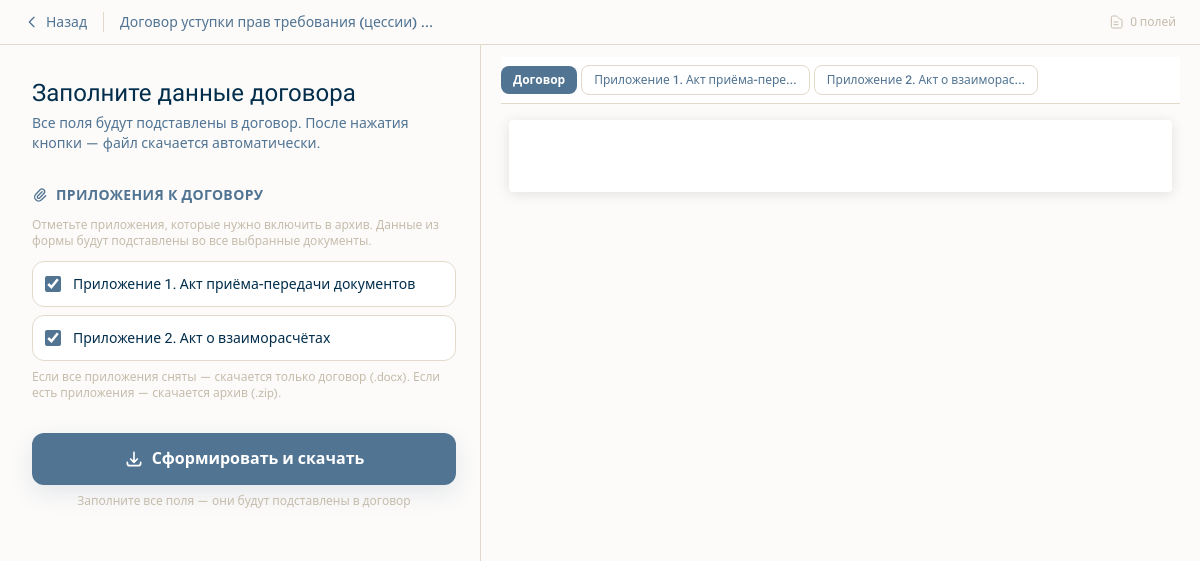
Screenshot of /document-types/10/fill/ (signed in) with the database file from the repository.
### catalog/models.py (models this page shows, shortened)
class DocumentType(models.Model):
    domain = models.ForeignKey(
        LegalDomain, on_delete=models.CASCADE, related_name="document_types"
    )
    name = models.CharField(max_length=180)
    slug = models.SlugField(max_length=200)
    short_description = models.CharField(max_length=255, blank=True)
    keywords = models.CharField(max_length=255, blank=True)
    is_active = models.BooleanField(default=True)
    sort_order = models.PositiveIntegerField(default=0)
    class Meta:
        ordering = ["sort_order", "name"]
        unique_together = [("domain", "slug")]

class TemplateAttachment(models.Model):
    template_version = models.ForeignKey(
        TemplateVersion,
        on_delete=models.CASCADE,
        related_name='attachments',
    )
    title = models.CharField(max_length=255, verbose_name='Название приложения')
    docx_file = models.FileField(
        upload_to='templates/docx/attachments/',
        verbose_name='Файл приложения (.docx)',
    )
    sort_order = models.PositiveSmallIntegerField(default=0, verbose_name='Порядок')
    class Meta:
        ordering = ['sort_order', 'title']
        verbose_name = 'Приложение к шаблону'
        verbose_name_plural = 'Приложения к шаблонам'

### core/views.py (the view, shortened to what this page needs)
@login_required
def fill_docx_form(request, document_type_id):
    import zipfile
    from docxtpl import DocxTemplate
    from .variables import group_variables
    from catalog.models import TemplateAttachment
    document_type = get_object_or_404(DocumentType, id=document_type_id, is_active=True)
    template_version = (
        TemplateVersion.objects.filter(
            template__document_type=document_type,
            template__is_active=True,
            is_published=True,
        )
        .order_by("-version_number")
        .first()
    )
    if template_version is None or not template_version.docx_file:
        raise Http404("Размеченный шаблон не найден")
    docx_path = template_version.docx_file.path
    attachments = list(template_version.attachments.all())
    variables = _extract_docx_variables(docx_path)
    main_vars_set = set(variables)
    var_to_att: dict[str, int] = {}
    vars_set = set(variables)
    for att in attachments:
        try:
            for v in _extract_docx_variables(att.docx_file.path):
                if v not in vars_set:
                    variables.append(v)
                    vars_set.add(v)
                    var_to_att[v] = att.id  # эксклюзивная переменная приложения
        except Exception:
            pass
    text_blocks = _extract_docx_text_blocks(docx_path)
    var_order: list[str] = []
    _seen: set[str] = set()
    for _block in text_blocks:
        for _kind, _content in _block['segments']:
            if _kind == "var" and _content not in _seen:
                var_order.append(_content)
                _seen.add(_content)
    attachment_previews = []
    for att in attachments:
        try:
            att_blocks = _extract_docx_text_blocks(att.docx_file.path)
        except Exception:
            att_blocks = []
        attachment_previews.append({"attachment": att, "blocks": att_blocks})
    field_groups = group_variables(variables, request.POST, var_order=var_order)
    for _sec, _fields in field_groups:
        for _field in _fields:
            _field['att_id'] = var_to_att.get(_field['name'])  # None = поле основного договора
    return render(request, "core/fill_docx_form.html", {
        "document_type": document_type,
        "field_groups": field_groups,
        "total_fields": len(variables),
        "text_blocks": text_blocks,
        "attachments": attachments,
        "attachment_previews": attachment_previews,
    })

### core/variables.py (called while the page is built, shortened)
def group_variables(
    variables: list[str],
    post_data: dict | None = None,
    var_order: list[str] | None = None,
) -> list[tuple[str, list[dict]]]:
    post_data = post_data or {}
    sections: dict[str, list[dict]] = {k: [] for k in _SECTION_ORDER}
    if var_order:
        order_index = {v: i for i, v in enumerate(var_order)}
        for fields in sections.values():
            fields.sort(key=lambda f: order_index.get(f["name"], 9999))
    return [(name, fields) for name, fields in sections.items() if fields]

### core/views.py (called while the page is built, shortened)
def _extract_docx_variables(path: str) -> list[str]:
    import re
    doc = Document(path)
    all_text = " ".join(p.text for p in doc.paragraphs)
    for table in doc.tables:
        for row in table.rows:
            for cell in row.cells:
                all_text += " ".join(p.text for p in cell.paragraphs)
    for section in doc.sections:
        try:
            all_text += " ".join(p.text for p in section.header.paragraphs)
            all_text += " ".join(p.text for p in section.footer.paragraphs)
        except Exception:
            pass
    return sorted(set(re.findall(r"\{\{\s*(\w+)\s*\}\}", all_text)))

def _extract_docx_text_blocks(path: str):
    import re as _re
    from docx.text.paragraph import Paragraph as _DocxPara
    from docx.table import Table as _DocxTable
    from docx.enum.text import WD_ALIGN_PARAGRAPH
    SEGMENT_RE = _re.compile(r'\{\{\s*(\w+)\s*\}\}|«_+»|_{2,}')
    def parse_segments(text):
        segs, last = [], 0
        for m in SEGMENT_RE.finditer(text):
            if m.start() > last:
                segs.append(('text', text[last:m.start()]))
            g = m.group()
            if g.startswith('{{'):
                segs.append(('var', m.group(1)))
            else:
                segs.append(('blank', g))
            last = m.end()
        if last < len(text):
            segs.append(('text', text[last:]))
        return segs or [('text', '')]
    doc = Document(path)
    blocks = []
    return blocks

### templates/core/fill_docx_form.html (shortened to what this page needs)
{% extends "base.html" %}
{% block content %}
<div class="min-h-screen" style="overflow-x: clip;">
  <header id="formHeader" class="sticky top-0 z-50 flex items-center gap-4 px-6 py-3
                 bg-[#FCFBFA]/95 backdrop-blur-sm border-b border-brand-line">
    <a href="javascript:history.back()"
       class="flex items-center gap-1.5 text-brand-blue hover:text-brand-text transition-colors text-sm font-medium">
      <svg class="w-4 h-4" fill="none" viewBox="0 0 24 24" stroke="currentColor" stroke-width="2">
        <path stroke-linecap="round" stroke-linejoin="round" d="M15 19l-7-7 7-7"/>
      </svg>
      Назад
    </a>
    <span class="text-sm text-brand-blue font-medium truncate max-w-xs">{{ document_type.name }}</span>
    <div class="ml-auto flex items-center gap-3">
      <span class="text-xs text-brand-beige flex items-center gap-1.5">
        <svg class="w-4 h-4" fill="none" viewBox="0 0 24 24" stroke="currentColor" stroke-width="1.5">
          <path stroke-linecap="round" stroke-linejoin="round"
                d="M9 12h6m-6 4h6m2 5H7a2 2 0 01-2-2V5a2 2 0 012-2h5.586a1 1 0 01.707.293l5.414 5.414A1 1 0 0121 9.414V19a2 2 0 01-2 2z"/>
        </svg>
        {{ total_fields }} полей
      </span>
    </div>
  </header>
  <div class="flex">
    <main class="w-full lg:w-[480px] lg:flex-shrink-0 px-4 py-8 lg:pl-8 lg:pr-6">
      <h1 class="font-display text-2xl text-brand-text mb-1">Заполните данные договора</h1>
      <p class="text-sm text-brand-blue mb-8">
        Все поля будут подставлены в договор. После нажатия кнопки &mdash; файл скачается автоматически.
      </p>
      <form method="post" id="docxForm">
        {% if attachments %}
        <section class="mb-4">
          <div class="flex items-center gap-2 mb-3">
            <svg class="w-4 h-4 text-brand-blue flex-shrink-0" fill="none" viewBox="0 0 24 24" stroke="currentColor" stroke-width="2">
              <path stroke-linecap="round" stroke-linejoin="round" d="M15.172 7l-6.586 6.586a2 2 0 102.828 2.828l6.414-6.586a4 4 0 00-5.656-5.656l-6.415 6.585a6 6 0 108.486 8.486L20.5 13"/>
            </svg>
            <h2 class="text-sm font-semibold text-brand-blue uppercase tracking-wide">Приложения к договору</h2>
          </div>
          <p class="text-xs text-brand-beige mb-3">
            Отметьте приложения, которые нужно включить в архив. Данные из формы будут подставлены во все выбранные документы.
          </p>
          <div class="space-y-2">
            {% for att in attachments %}
            <label class="flex items-center gap-3 p-3 rounded-xl border border-brand-line bg-white cursor-pointer hover:border-brand-blue transition-colors group">
              <input type="checkbox" name="include_att_{{ att.id }}" checked
                     class="w-4 h-4 rounded accent-brand-blue flex-shrink-0">
              <span class="text-sm text-brand-text group-hover:text-brand-blue transition-colors">{{ att.title }}</span>
            </label>
            {% endfor %}
          </div>
          <p class="text-xs text-brand-beige mt-2">
            Если все приложения сняты — скачается только договор (.docx). Если есть приложения — скачается архив (.zip).
          </p>
        </section>
        {% endif %}
        <div class="sticky bottom-0 pt-4 pb-6 bg-gradient-to-t from-brand-bg via-brand-bg to-transparent">
          <button type="submit" id="submitBtn"
                  class="w-full flex items-center justify-center gap-2 rounded-xl
                         bg-brand-blue hover:bg-brand-blueHover active:bg-brand-bluePressed
                         text-white font-semibold text-base py-3.5 px-6
                         transition-colors shadow-soft">
            <svg class="w-5 h-5" fill="none" viewBox="0 0 24 24" stroke="currentColor" stroke-width="2">
              <path stroke-linecap="round" stroke-linejoin="round"
                    d="M4 16v1a3 3 0 003 3h10a3 3 0 003-3v-1m-4-4l-4 4m0 0l-4-4m4 4V4"/>
            </svg>
            <span id="submitLabel">{% if attachments %}Сформировать и скачать{% else %}Сформировать и скачать договор{% endif %}</span>
          </button>
          <p class="text-center text-xs text-brand-beige mt-2">
            Заполните все поля — они будут подставлены в договор
          </p>
        </div>
      </form>
    </main>
    <aside id="previewAside"
           class="hidden lg:flex flex-col flex-1 min-w-0 border-l border-brand-line">
      <div id="previewPanel" class="overflow-y-auto">
        <div class="px-5 py-5">
          {% if attachment_previews %}
          <div class="flex items-center gap-1 mb-4 sticky top-0 bg-white py-2 -mt-2 border-b border-brand-line flex-wrap">
            <button type="button" data-tab="main"
                    class="preview-tab px-3 py-1.5 rounded-lg text-xs font-semibold transition-colors
                           bg-brand-blue text-white">
              Договор
            </button>
            {% for ap in attachment_previews %}
            <button type="button" data-tab="att_{{ ap.attachment.id }}"
                    class="preview-tab px-3 py-1.5 rounded-lg text-xs font-medium transition-colors
                           text-brand-blue border border-brand-line hover:bg-brand-bg">
              {{ ap.attachment.title|truncatechars:30 }}
            </button>
            {% endfor %}
          </div>
          {% endif %}
          <div id="preview-main" class="preview-content">
            <div class="bg-white rounded shadow-[0_2px_14px_rgba(0,0,0,0.11)] mx-2 my-2"
                 style="font-family:'Times New Roman',Times,serif;font-size:13px;line-height:1.8;padding:36px 44px;">
            </div>
          </div>
        </div>
      </div>
    </aside>
  </div>
</div>
{% endblock %}

### static/css/style.css (style rules this page uses)
:root { --ink: #17344f; --blue: #5d88ae; --burgundy: #7f1237; --card: #ffffff; --line: #d9e1ea; --bg: #f8fafc; }
* { box-sizing: border-box; }
body { margin: 0; font-family: "Trebuchet MS", "Segoe UI", Tahoma, sans-serif; color: var(--ink); background: var(--bg); }
h2 { text-align: center; font-size: 42px; margin: 36px 0 22px; text-transform: uppercase; }

### rows the page displays
DocumentType: name "Договор уступки прав требования (цессии)…"
TemplateAttachment: title "Приложение 1. Акт приёма-передачи документов", attachment "Приложение 1. Акт приёма-пере…"
TemplateAttachment: title "Приложение 2. Акт о взаиморасчётах", attachment "Приложение 2. Акт о взаиморас…"

### other values shown
{{ total_fields }} "0"
